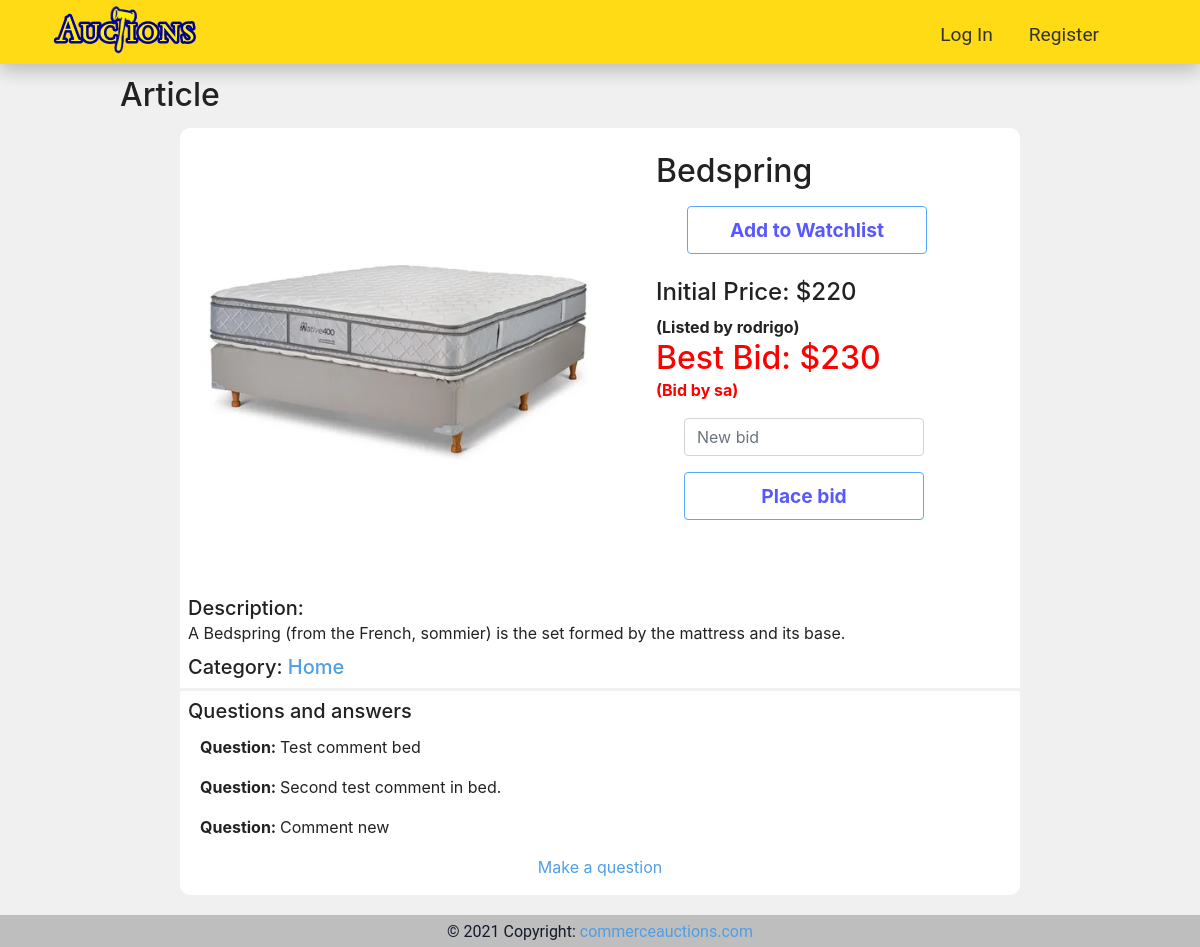
Page /listing_page/35 on the earlier database version.
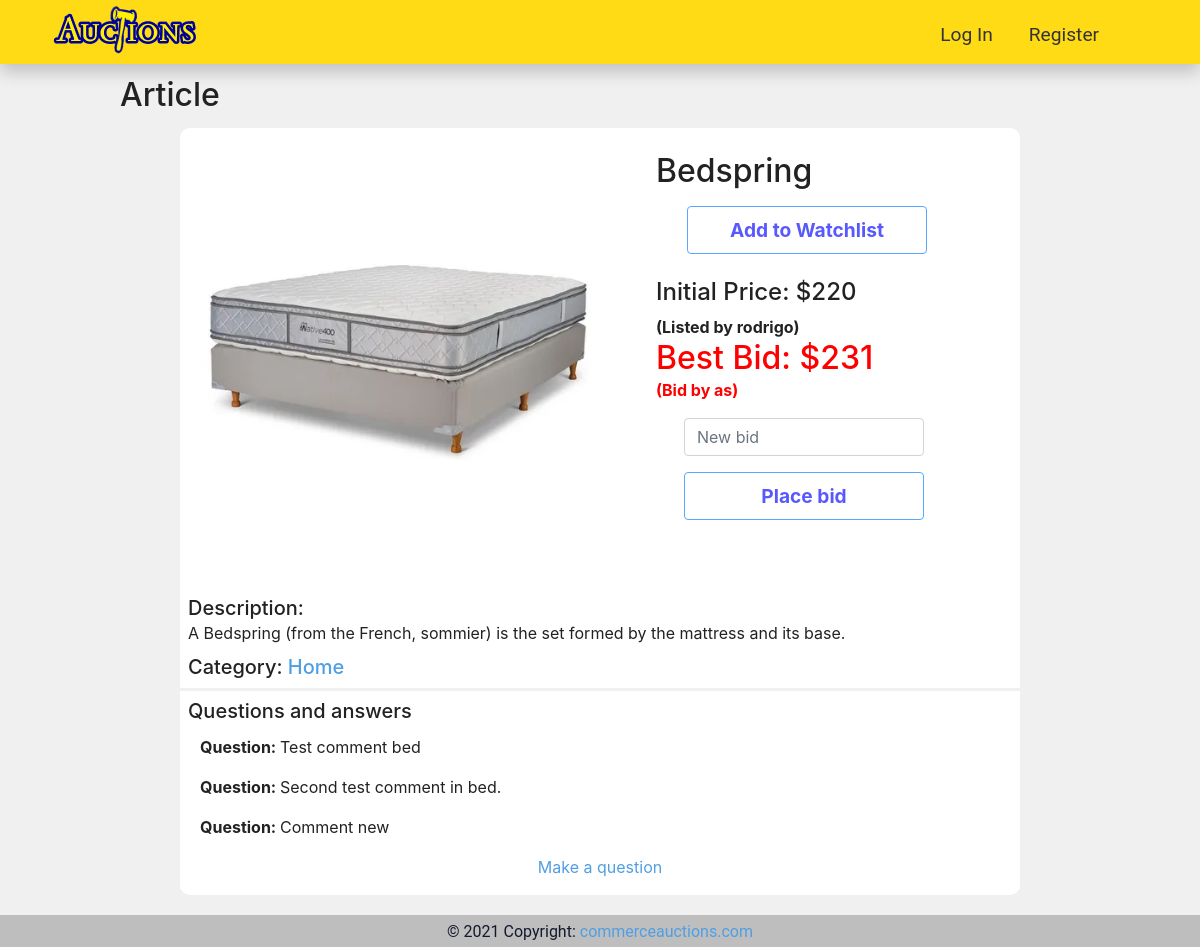
Same page on the later database version.
### auctions/models.py (models this page shows, shortened)
class Bids(models.Model):
    id_auction = models.ForeignKey(AuctionListings, on_delete=models.CASCADE, related_name = "auction_bids")
    price = models.IntegerField()
    id_user = models.ForeignKey(User, on_delete=models.CASCADE, related_name = "user_bids")

class User(AbstractUser):
    pass

### auctions/views.py (the view)
# urls.py: path("listing_page/<str:auction>", views.listing_page, name="listing_page"),
def listing_page(request, auction):
    user_logged = request.user
    print("auction")
    print(auction)
    auction_data = AuctionListings.objects.get(id=auction)
    actual_bid = Bids.objects.filter(id_auction=auction_data.id)
    actual_comment = Comments.objects.filter(id_auction=auction_data.id)
    comments = Comments.objects.filter(id_auction=auction_data.id)
    err_mess = ""
    if(actual_bid):
        actual_bid = Bids.objects.get(id_auction=auction_data.id)
    '''print(auction_data.id)'''
    if(request.method == "POST"):
        if(request.POST["_place_bid"] == "Add to Watchlist"):
            add_watchlist = WatchLists(id_auction=auction_data , id_user=user_logged)
            add_watchlist.save()
            '''print(add_watchlist)'''
            in_watchlist=add_watchlist
        else:
            '''print(user_logged)
            print(auction_data.id)'''
            del_watchlist = WatchLists.objects.get(id_auction=auction_data.id,id_user=user_logged.id)
            del_watchlist.delete()
            in_watchlist=False
    else:
        in_watchlist = WatchLists.objects.filter(id_auction=auction_data.id,id_user=user_logged.id)
        new_bid = request.GET.get('new_bid')
        close_auction = request.GET.get('close_auction')
        new_comment = request.GET.get('new_comment')
        print(new_bid)
        print(close_auction)
        print(new_comment)
        if(new_bid):
            print("hay una nueva oferta")
            print(actual_bid)
            if(actual_bid):
                print("si ya tenia una oferta anterior")
                if(int(new_bid) > actual_bid.price):
                    print("nueva oferta mayor que la anterior")
                    actual_bid.delete()
                    add_bid = Bids(id_auction=auction_data, price=int(new_bid), id_user=user_logged)
                    add_bid.save()
                    actual_bid = add_bid
                else:
                    print("nueva oferta no es mayor que la anterior")
                    err_mess = "Your bid is lower than the previous"
            else:
                print("no tenia una oferta anterior")
                if(int(new_bid)>=auction_data.initial_price):
                    print("nueva oferta mayor o igual que la inicial")
                    add_bid = Bids(id_auction=auction_data, price=int(new_bid), id_user=user_logged)
                    add_bid.save()
                    actual_bid = add_bid
                else:
                    print("nueva oferta es menor que la inicial")
                    err_mess = "Your bid is lower than the starting price."
        elif(new_bid == "" and new_comment == ""):
            print("no ha ingresado ninguna oferta o comentario")
            err_mess = "You have not entered any bid or comment."
        elif(new_comment):
            add_comment = Comments(id_auction=auction_data, description=new_comment, id_user=user_logged)
            add_comment.save()
        elif(close_auction):
            print("se pidió el cierre de la auction list")
            auction_data.auction_active = 0
            auction_data.save()
        else:
            print("carga inicial de la pagina")
    return render(request, "auctions/listing_page.html", {
        "auction_data": auction_data,
        "in_watchlist": in_watchlist,
        "user_logged" : user_logged,
        "actual_bid" : actual_bid,
        "err" : err_mess,
        "comments" : comments,
    })

### auctions/templates/auctions/listing_page.html (shortened to what the changed rows need)
{% extends "auctions/layout.html" %}
{% block body %}
<div class="sub">
    <h2>Article</h2>
</div>
    <div class="main">
        <form action="{% url 'auctions_app:listing_page' auction=auction_data.id %}"  method="post" enctype="multipart/form-data">
            <div id="auction_data">
                <div id="order-column">
                    <h2>{{ auction_data.name }}</h2>
                    <label class="container">
                        {% if user_logged.id %}
                            {% if in_watchlist %}
                                <input class="btn btn-primary" id="in_watchlist" type="submit" value="In Watchlist" name="_place_bid">
                            {% else %}
                                <input class="btn btn-primary" id="out_watchlist" type="submit" value="Add to Watchlist" name="_place_bid">
                            {% endif %}
                        {% else %}
                            <input class="btn btn-primary" id="myDIV" disabled   value="Add to Watchlist" name="_place_bid">
                        {% endif %}
                    </label>
                    <div id="auction_price"><h4>Initial Price: ${{ auction_data.initial_price }}</h4> (Listed by {{auction_data.id_user}})</div>
                    {% if actual_bid %}
                        <div id="bid_price"><h2>Best Bid: ${{ actual_bid.price }}</h2> (Bid by {{ actual_bid.id_user }})</div>
                    {% endif %}
                </form>
                </div>
            </div>
{% endblock %}

Differences in the rows shown:
removed Bids: price "230", id_user "sa"
added Bids: price "231", id_user "as"
